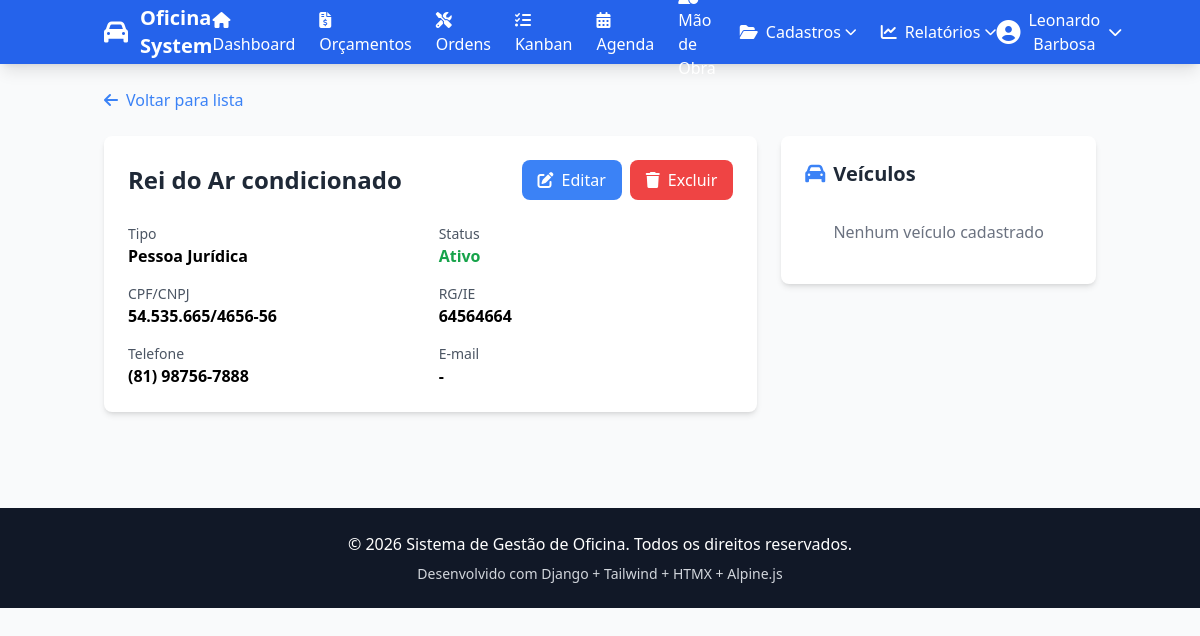
Screenshot of /clientes/6/ (signed in) with the database file from the repository.
### apps/dashboard/models.py (models this page shows, shortened)
class ConfiguracaoSistema(models.Model):
    nome_empresa = models.CharField('Nome da empresa', max_length=120, blank=True)
    endereco = models.CharField('Endereço', max_length=255, blank=True)
    telefone = models.CharField('Telefone', max_length=40, blank=True)
    email = models.EmailField('E-mail', blank=True)
    cnpj = models.CharField('CNPJ', max_length=30, blank=True)
    site = models.CharField('Site', max_length=120, blank=True)
    logo = models.ImageField('Logomarca', upload_to='sistema/', null=True, blank=True)
    cor_primaria = models.CharField('Cor primária (hex)', max_length=7, default='#2563EB')
    cor_rodape = models.CharField('Cor do rodapé (hex)', max_length=7, default='#111827')
    texto_rodape = models.CharField('Texto do rodapé', max_length=200, blank=True)
    atualizado_em = models.DateTimeField('Atualizado em', auto_now=True)
    class Meta:
        verbose_name = 'Configuração do Sistema'
        verbose_name_plural = 'Configurações do Sistema'

### apps/funcionarios/models.py (models this page shows, shortened)
class Funcionario(AbstractUser):
    PERFIL_CHOICES = [
        ('operacional', 'Operacional'),
        ('supervisor', 'Supervisor'),
        ('gerente', 'Gerente'),
        ('admin', 'Administrador'),
        ('orcamentista', 'Orçamentista'),
        ('financeiro', 'Financeiro'),
    ]
    telefone = models.CharField('Telefone', max_length=20, blank=True)
    cpf = models.CharField('CPF', max_length=14, unique=True, null=True, blank=True)
    data_admissao = models.DateField('Data de Admissão', null=True, blank=True)
    data_demissao = models.DateField('Data de Demissão', null=True, blank=True)
    perfil = models.CharField(
        'Perfil',
        max_length=20,
        choices=PERFIL_CHOICES,
        default='operacional'
    )
    percentual_comissao_padrao = models.DecimalField(
        'Percentual de Comissão Padrão (%)',
        max_digits=5,
        decimal_places=2,
        default=10.00,
        help_text='Percentual padrão usado quando a etapa não define um percentual específico'
    )
    ativo = models.BooleanField('Ativo', default=True)
    foto = models.ImageField('Foto', upload_to='funcionarios/fotos/', null=True, blank=True)
    criado_em = models.DateTimeField('Criado em', auto_now_add=True)
    atualizado_em = models.DateTimeField('Atualizado em', auto_now=True)
    class Meta:
        verbose_name = 'Funcionário'
        verbose_name_plural = 'Funcionários'
        ordering = ['first_name', 'last_name']

### apps/clientes/models.py (models this page shows, shortened)
class Cliente(models.Model):
    TIPO_CHOICES = [
        ('fisica', 'Pessoa Física'),
        ('juridica', 'Pessoa Jurídica'),
    ]
    CATEGORIA_CHOICES = [
        ('cliente', 'Cliente'),
        ('fornecedor', 'Fornecedor'),
        ('ambos', 'Ambos'),
    ]
    tipo = models.CharField('Tipo', max_length=10, choices=TIPO_CHOICES, default='fisica')
    categoria = models.CharField('Categoria', max_length=15, choices=CATEGORIA_CHOICES, default='cliente')
    nome = models.CharField('Nome', max_length=200)
    cpf_cnpj = models.CharField('CPF/CNPJ', max_length=18, unique=True, null=True, blank=True)
    rg_ie = models.CharField('RG/IE', max_length=20, blank=True)
    telefone = models.CharField('Telefone', max_length=20)
    email = models.EmailField('E-mail', blank=True)
    cep = models.CharField('CEP', max_length=10, blank=True)
    endereco = models.CharField('Endereço', max_length=200, blank=True)
    numero = models.CharField('Número', max_length=10, blank=True)
    complemento = models.CharField('Complemento', max_length=100, blank=True)
    bairro = models.CharField('Bairro', max_length=100, blank=True)
    cidade = models.CharField('Cidade', max_length=100, blank=True)
    estado = models.CharField('Estado', max_length=2, blank=True)
    observacoes = models.TextField('Observações', blank=True)
    ativo = models.BooleanField('Ativo', default=True)
    atividade_fornecedor = models.CharField(
        'Atividade do Fornecedor',
        max_length=150,
        blank=True,
        help_text='Ex: Mecânica, Ar Condicionado, Material de Pintura'
    )
    criado_em = models.DateTimeField('Criado em', auto_now_add=True)
    atualizado_em = models.DateTimeField('Atualizado em', auto_now=True)
    class Meta:
        verbose_name = 'Cliente'
        verbose_name_plural = 'Clientes'
        ordering = ['nome']

### apps/clientes/views_crud.py (the view)
@login_required
def cliente_detail(request, pk):
    cliente = get_object_or_404(Cliente, pk=pk)
    veiculos = cliente.veiculos.all()
    context = {
        'cliente': cliente,
        'veiculos': veiculos,
    }
    return render(request, 'clientes/cliente_detail.html', context)

### apps/dashboard/context_processors.py (called while the page is built)
def sistema_config(request):
    return {
        'sistema_config': ConfiguracaoSistema.objects.first()
    }

### templates/clientes/cliente_detail.html (shortened to what this page needs)
{% extends 'base.html' %}
{% block content %}
<div class="mb-6">
    <a href="{% url 'clientes:list' %}" class="text-blue-500 hover:text-blue-700">
        <i class="fas fa-arrow-left mr-2"></i>Voltar para lista
    </a>
</div>
<div class="grid grid-cols-1 lg:grid-cols-3 gap-6">
    <div class="lg:col-span-2">
        <div class="bg-white rounded-lg shadow-md p-6 mb-6">
            <div class="flex items-center justify-between mb-6">
                <h1 class="text-2xl font-bold text-gray-800">{{ cliente.nome }}</h1>
                <div class="flex space-x-2">
                    <a href="{% url 'clientes:update' cliente.pk %}" class="bg-blue-500 hover:bg-blue-600 text-white px-4 py-2 rounded-lg">
                        <i class="fas fa-edit mr-2"></i>Editar
                    </a>
                    <a href="{% url 'clientes:delete' cliente.pk %}" class="bg-red-500 hover:bg-red-600 text-white px-4 py-2 rounded-lg">
                        <i class="fas fa-trash mr-2"></i>Excluir
                    </a>
                </div>
            </div>
            <div class="grid grid-cols-2 gap-4">
                <div>
                    <p class="text-sm text-gray-600">Tipo</p>
                    <p class="font-semibold">{{ cliente.get_tipo_display }}</p>
                </div>
                <div>
                    <p class="text-sm text-gray-600">Status</p>
                    <p class="font-semibold {% if cliente.ativo %}text-green-600{% else %}text-red-600{% endif %}">
                        {% if cliente.ativo %}Ativo{% else %}Inativo{% endif %}
                    </p>
                </div>
                <div>
                    <p class="text-sm text-gray-600">CPF/CNPJ</p>
                    <p class="font-semibold">{{ cliente.cpf_cnpj|default:"-" }}</p>
                </div>
                <div>
                    <p class="text-sm text-gray-600">RG/IE</p>
                    <p class="font-semibold">{{ cliente.rg_ie|default:"-" }}</p>
                </div>
                <div>
                    <p class="text-sm text-gray-600">Telefone</p>
                    <p class="font-semibold">{{ cliente.telefone|default:"-" }}</p>
                </div>
                <div>
                    <p class="text-sm text-gray-600">E-mail</p>
                    <p class="font-semibold">{{ cliente.email|default:"-" }}</p>
                </div>
            </div>
        </div>
    </div>
    <div>
        <div class="bg-white rounded-lg shadow-md p-6">
            <h2 class="text-xl font-bold text-gray-800 mb-4">
                <i class="fas fa-car mr-2 text-blue-500"></i>Veículos
            </h2>
            {% if veiculos %}
            <div class="space-y-3">
                {% for veiculo in veiculos %}
                <div class="border border-gray-200 rounded-lg p-3">
                    <p class="font-semibold text-gray-800">{{ veiculo.placa }}</p>
                    <p class="text-sm text-gray-600">{{ veiculo.marca }} {{ veiculo.modelo }}</p>
                    <p class="text-xs text-gray-500">{{ veiculo.ano_modelo }}</p>
                </div>
                {% endfor %}
            </div>
            {% else %}
            <p class="text-gray-500 text-center py-4">Nenhum veículo cadastrado</p>
            {% endif %}
        </div>
    </div>
</div>
{% endblock %}

### templates/base.html (shortened to what this page needs)
<!DOCTYPE html>
<html lang="pt-BR">
<head>
    <script src="https://cdn.tailwindcss.com"></script>
    <link rel="stylesheet" href="https://cdnjs.cloudflare.com/ajax/libs/font-awesome/6.5.1/css/all.min.css">
</head>
<body class="bg-gray-50">
    <nav class="text-white shadow-lg" style="background-color: {{ sistema_config.cor_primaria|default:'#2563EB' }};">
        <div class="container mx-auto px-4">
            <div class="flex items-center justify-between h-16">
                <div class="flex items-center space-x-3">
                    {% if sistema_config and sistema_config.logo %}
                      <img src="{{ sistema_config.logo.url }}" alt="Logo" class="h-9 w-9 rounded bg-white/90 object-contain">
                    {% else %}
                      <i class="fas fa-car text-2xl"></i>
                    {% endif %}
                    <span class="text-xl font-bold">{{ sistema_config.nome_empresa|default:"Oficina System" }}</span>
                </div>
                <div class="hidden md:flex items-center space-x-6">
                  {% if user.is_superuser or user.perfil == 'admin' or user.perfil == 'gerente' or user.perfil == 'supervisor' %}
                  <a href="{% url 'dashboard:index' %}" class="hover:text-blue-200">
                      <i class="fas fa-home mr-2"></i>Dashboard
                  </a>
                  <a href="{% url 'orcamentos:list' %}" class="hover:text-blue-200">
                      <i class="fas fa-file-invoice-dollar mr-2"></i>Orçamentos
                  </a>
                  <a href="{% url 'ordens:list' %}" class="hover:text-blue-200">
                      <i class="fas fa-tools mr-2"></i>Ordens
                  </a>
                  <a href="{% url 'kanban:producao' %}" class="hover:text-blue-200">
                      <i class="fas fa-tasks mr-2"></i>Kanban
                  </a>
                  <a href="{% url 'kanban:agenda' %}" class="hover:text-blue-200">
                      <i class="fas fa-calendar-alt mr-2"></i>Agenda
                  </a>
                  <a href="{% url 'kanban:agenda_mao_obra' %}" class="hover:text-blue-200">
                      Mão de Obra
                  </a>
                  <div x-data="{ open: false }" class="relative">
                      <button @click="open = !open" class="flex items-center hover:text-blue-200">
                          <i class="fas fa-folder-open mr-2"></i>Cadastros
                          <i class="fas fa-chevron-down ml-1 text-xs"></i>
                      </button>
                  </div>
                  <div x-data="{ open: false }" class="relative">
                      <button @click="open = !open" class="flex items-center hover:text-blue-200">
                          <i class="fas fa-chart-line mr-2"></i>Relatórios
                          <i class="fas fa-chevron-down ml-1 text-xs"></i>
                      </button>
                  </div>
                  {% endif %}
                </div>
                <div x-data="{ open: false }" class="relative">
                    <button @click="open = !open" class="flex items-center space-x-2 hover:text-blue-200">
                        <i class="fas fa-user-circle text-2xl"></i>
                        <span>{{ user.get_full_name|default:user.username }}</span>
                        <i class="fas fa-chevron-down text-sm"></i>
                    </button>
                </div>
            </div>
        </div>
    </nav>
    <main class="{% block main_class %}container mx-auto px-4 py-6{% endblock %}">
        {% block content %}{% endblock %}
    </main>
    <footer class="text-white mt-12" style="background-color: {{ sistema_config.cor_rodape|default:'#111827' }};">
        <div class="container mx-auto px-4 py-6">
            <div class="text-center">
                <p>&copy; 2026 {{ sistema_config.nome_empresa|default:"Sistema de Gestão de Oficina" }}. Todos os direitos reservados.</p>
                <p class="text-sm text-gray-300 mt-2">
                  {{ sistema_config.texto_rodape|default:"Desenvolvido com Django + Tailwind + HTMX + Alpine.js" }}
                </p>
            </div>
        </div>
    </footer>
</body>
</html>

### rows the page displays
ConfiguracaoSistema: nome_empresa "Oficina System", nome_empresa "Sistema de Gestão de Oficina", texto_rodape "Desenvolvido com Django + Tailwind + HTMX + Alpine.js"
Funcionario: get_full_name "Leonardo Barbosa"
Cliente: nome "Rei do Ar condicionado", tipo "Pessoa Jurídica", cpf_cnpj "54.535.665/4656-56", rg_ie "64564664", telefone "(81) 98756-7888", email "-"
